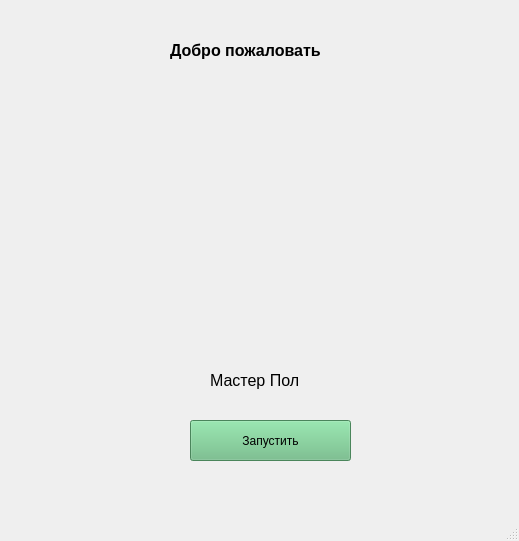
<?xml version="1.0" encoding="UTF-8"?>
<ui version="4.0">
 <class>open_window</class>
 <widget class="QMainWindow" name="open_window">
  <property name="geometry">
   <rect>
    <x>0</x>
    <y>0</y>
    <width>519</width>
    <height>541</height>
   </rect>
  </property>
  <property name="windowTitle">
   <string>MainWindow</string>
  </property>
  <widget class="QWidget" name="centralwidget">
   <widget class="QLabel" name="label_3">
    <property name="geometry">
     <rect>
      <x>170</x>
      <y>20</y>
      <width>191</width>
      <height>61</height>
     </rect>
    </property>
    <property name="font">
     <font>
      <family>Segoe UI</family>
      <pointsize>12</pointsize>
      <weight>75</weight>
      <bold>true</bold>
     </font>
    </property>
    <property name="text">
     <string>Добро пожаловать</string>
    </property>
   </widget>
   <widget class="QLabel" name="label_4">
    <property name="geometry">
     <rect>
      <x>210</x>
      <y>350</y>
      <width>121</width>
      <height>61</height>
     </rect>
    </property>
    <property name="font">
     <font>
      <family>Segoe UI</family>
      <pointsize>12</pointsize>
      <weight>50</weight>
      <bold>false</bold>
     </font>
    </property>
    <property name="text">
     <string>Мастер Пол</string>
    </property>
   </widget>
   <widget class="QPushButton" name="pushButton_2">
    <property name="geometry">
     <rect>
      <x>190</x>
      <y>420</y>
      <width>161</width>
      <height>41</height>
     </rect>
    </property>
    <property name="font">
     <font>
      <family>Segoe UI</family>
      <pointsize>9</pointsize>
     </font>
    </property>
    <property name="styleSheet">
     <string notr="true">background-color: rgb(103, 186, 128);</string>
    </property>
    <property name="text">
     <string>Запустить</string>
    </property>
   </widget>
   <widget class="QLabel" name="label">
    <property name="geometry">
     <rect>
      <x>200</x>
      <y>170</y>
      <width>121</width>
      <height>131</height>
     </rect>
    </property>
    <property name="text">
     <string/>
    </property>
    <property name="pixmap">
     <pixmap>../Users/секси няшка/Desktop/Мастер пол.png</pixmap>
    </property>
    <property name="scaledContents">
     <bool>true</bool>
    </property>
   </widget>
  </widget>
  <widget class="QMenuBar" name="menubar">
   <property name="geometry">
    <rect>
     <x>0</x>
     <y>0</y>
     <width>519</width>
     <height>26</height>
    </rect>
   </property>
  </widget>
  <widget class="QStatusBar" name="statusbar"/>
 </widget>
 <resources/>
 <connections/>
</ui>
